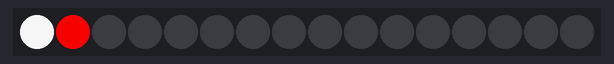
This sketch was run on a simulated Arduino Uno, built with avr-gcc and run on an emulated ATmega328P. Parts: 16 RGB LEDs in strip order, left to right.

Above: at 0.1 s.
At 1.1 s:
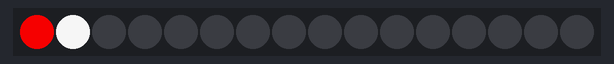

Measured:
- what the display in image 0 shows lasts 1.0 s, from 0.0 s to 1.0 s

The sketch:

lookup_example.ino
```cpp
#include <Adafruit_NeoPixel.h>

#define PIN     6
#define N_LEDS 16  // in my neopixel ring


// Declaring a Neopixel object
// Parameter 1 = number of pixels in strip total, inc indiv leds in rings
// Parameter 2 = pin number (most are valid)
// Parameter 3 = pixel type flags, add together as needed:
//   NEO_KHZ800  800 KHz bitstream (most NeoPixel products w/WS2812 LEDs)
//   NEO_KHZ400  400 KHz (classic 'v1' (not v2) FLORA pixels, WS2811 drivers)
//   NEO_GRB     Pixels are wired for GRB bitstream (most NeoPixel products)
//   NEO_RGB     Pixels are wired for RGB bitstream (v1 FLORA pixels, not v2)
// *******N.B. Mine are v2
Adafruit_NeoPixel strip = Adafruit_NeoPixel(N_LEDS, PIN, NEO_GRB + NEO_KHZ800);


// bring in lookup table, will gives us total number of frames and all pixel RGB values
#include "lookup.h"

// frame counter
int fr = 0;

long previousMillis = 0; // to store last time LEDs were updated
int interval = 39; // 40ms = 25fps, with a bit of a buffer


void setup() {
  strip.begin();

  Serial.begin(9600);

}


void loop() {

   unsigned long currentMillis = millis();

   if (currentMillis - previousMillis >= interval) {
      // Logs for checking timing precision:
      // Serial.print("current time: ");
      // Serial.println(currentMillis);
      // Serial.print("frame: ");
      // Serial.println(fr);

      // save this is a time LEDs were updated
      previousMillis = currentMillis;

//      // now update LEDs - RAM
//      for (int i = 0; i < totalFixtures; i++) {
//        uint32_t c = strip.Color(fx[i][fr][0], fx[i][fr][1], fx[i][fr][2]);
//        strip.setPixelColor(i, c);
//        strip.show();
//      };

      // now update LEDs ex PROGMEM
      for (int i = 0; i < totalFixtures; i++) {
        uint8_t r = pgm_read_byte_near(&fx[i][fr][0]);
        uint8_t g = pgm_read_byte_near(&fx[i][fr][1]);
        uint8_t b = pgm_read_byte_near(&fx[i][fr][2]);
        uint32_t c = strip.Color(r, g, b);
        strip.setPixelColor(i, c);
        strip.show();
      };

      fr++;
      if (fr == totalFrames) {
        fr = 0;
      }
   }
}
```

Source omitted: lookup.h (data table, 1870 bytes)
